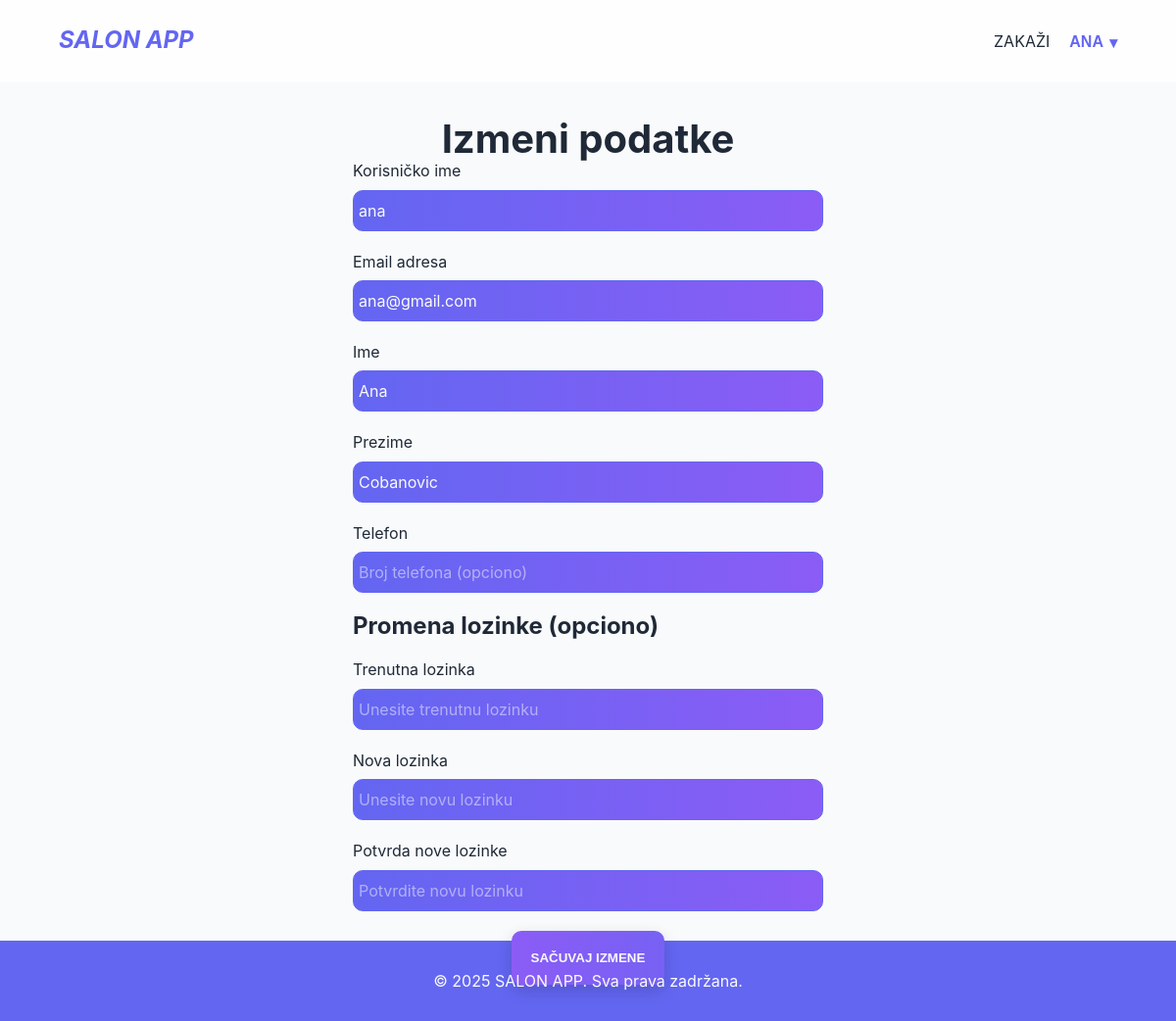
Before: /user/edit/ (signed in) with the older database file.
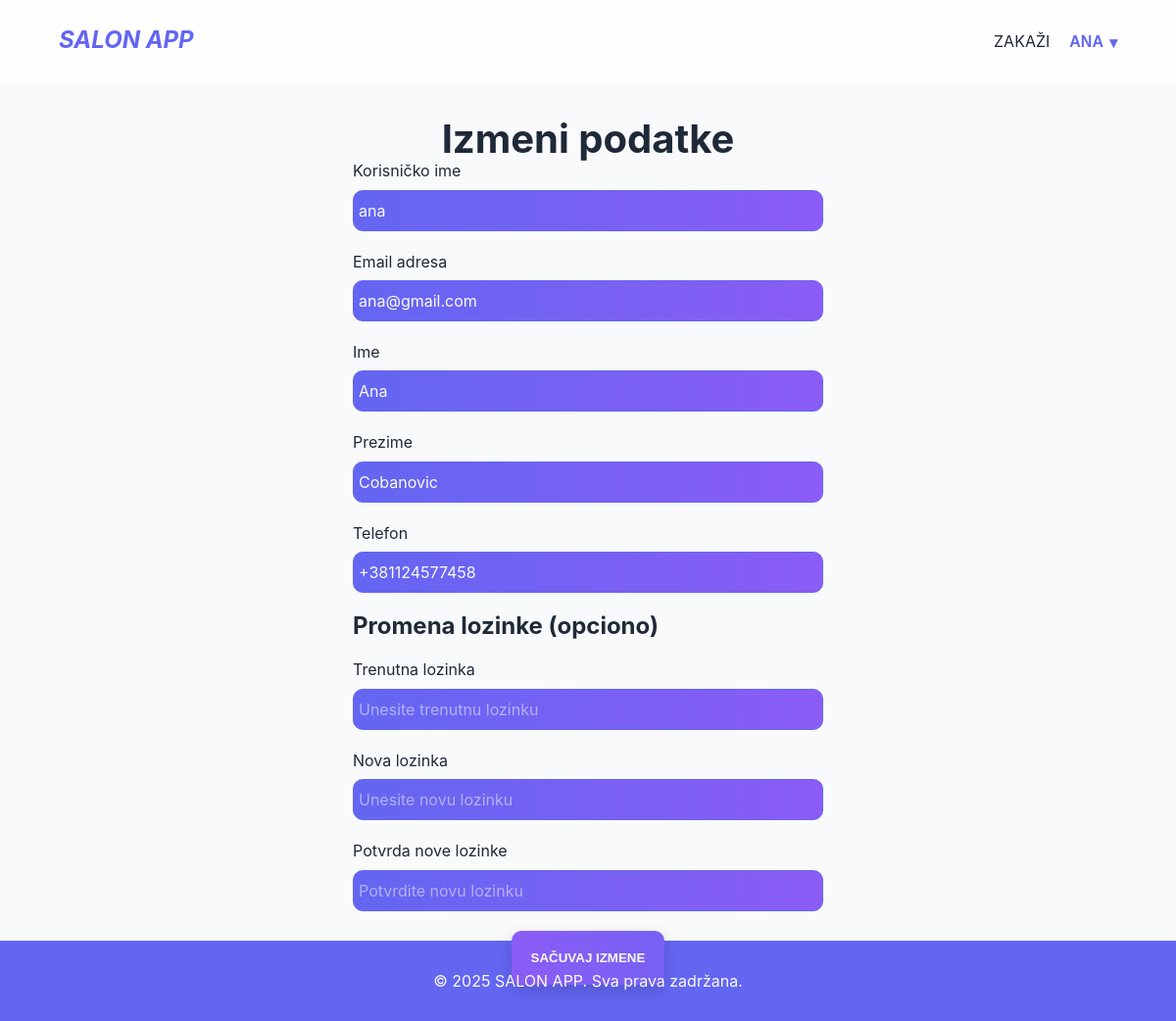
After: the same page with the newer database file.
### sistem_zakazivanja/models.py (models this page shows, shortened)
class UserProfile(models.Model):
    ROLE_CHOICES = [
        ('frizer', 'frizer'),
        ('musterija', 'musterija'),
    ]
    user = models.OneToOneField(User, on_delete=models.CASCADE)
    role = models.CharField(max_length=10, choices=ROLE_CHOICES)
    phone = models.CharField(max_length=20)
    email_verified = models.BooleanField(default=False)
    pending_email = models.EmailField(blank=True)
    created_at = models.DateTimeField(auto_now_add=True)
    updated_at = models.DateTimeField(auto_now=True)

### sistem_zakazivanja/views.py (the view)
# urls.py: path('user/edit/', views.userEditForm, name='user_edit'),
@login_required
def userEditForm(request):
    if request.method == 'POST':
        form = UserEditForm(request.POST, instance=request.user, user=request.user)
        if form.is_valid():
            user = form.save()
            if getattr(form, 'password_changed', False):
                update_session_auth_hash(request, user)
            if getattr(form, 'email_change_requested', False):
                try:
                    _send_verification_email(request, user, form.pending_email, purpose='change')
                except Exception:
                    messages.error(request, 'Nije uspelo slanje verifikacionog linka na novu email adresu.')
                    return redirect('user_edit')
                logout(request)
                messages.info(request, 'Poslali smo verifikacioni link na novu email adresu. Potvrdite email pa se ponovo ulogujte.')
                return redirect('login')
            messages.success(request, 'Podaci profila su uspešno ažurirani.')
            return redirect('user_edit')
        messages.error(request, 'Molimo vas ispravite greške u formi.')
    else:
        form = UserEditForm(instance=request.user, user=request.user)
    return render(request, 'edit_user.html', {'form': form})

### templates/edit_user.html (shortened to what this page needs)
{% extends "base.html" %}
{% block nav %}
    {% include "partials/navbar.html" %}
{% endblock nav %}
{% block content %}
    <main>
        <section class="edit-user-page-section">
            <h1>Izmeni podatke</h1>
            <div class="register-page-container">
                <form class="register-form" method="POST">
                    <div>
                        <label for="{{ form.username.id_for_label }}">{{ form.username.label }}</label>
                        {{ form.username }}
                    </div>
                    <div>
                        <label for="{{ form.email.id_for_label }}">{{ form.email.label }}</label>
                        {{ form.email }}
                    </div>
                    <div>
                        <label for="{{ form.first_name.id_for_label }}">{{ form.first_name.label }}</label>
                        {{ form.first_name }}
                    </div>
                    <div>
                        <label for="{{ form.last_name.id_for_label }}">{{ form.last_name.label }}</label>
                        {{ form.last_name }}
                    </div>
                    <div>
                        <label for="{{ form.phone.id_for_label }}">{{ form.phone.label }}</label>
                        {{ form.phone }}
                    </div>
                    <h3>Promena lozinke (opciono)</h3>
                    <div>
                        <label for="{{ form.old_password.id_for_label }}">{{ form.old_password.label }}</label>
                        {{ form.old_password }}
                    </div>
                    <div>
                        <label for="{{ form.new_password1.id_for_label }}">{{ form.new_password1.label }}</label>
                        {{ form.new_password1 }}
                    </div>
                    <div>
                        <label for="{{ form.new_password2.id_for_label }}">{{ form.new_password2.label }}</label>
                        {{ form.new_password2 }}
                    </div>
                    <div class="inline-div">
                        <button type="submit" class="main-btn">Sačuvaj izmene</button>
                    </div>
                </form>
            </div>
        </section>
    </main>
{% endblock content %}
{% block footer %}
    {% include "partials/footer.html" %}
{% endblock footer %}

Changed rows visible on the page:
now on this page (row edited): UserProfile: phone "+381124577458"
